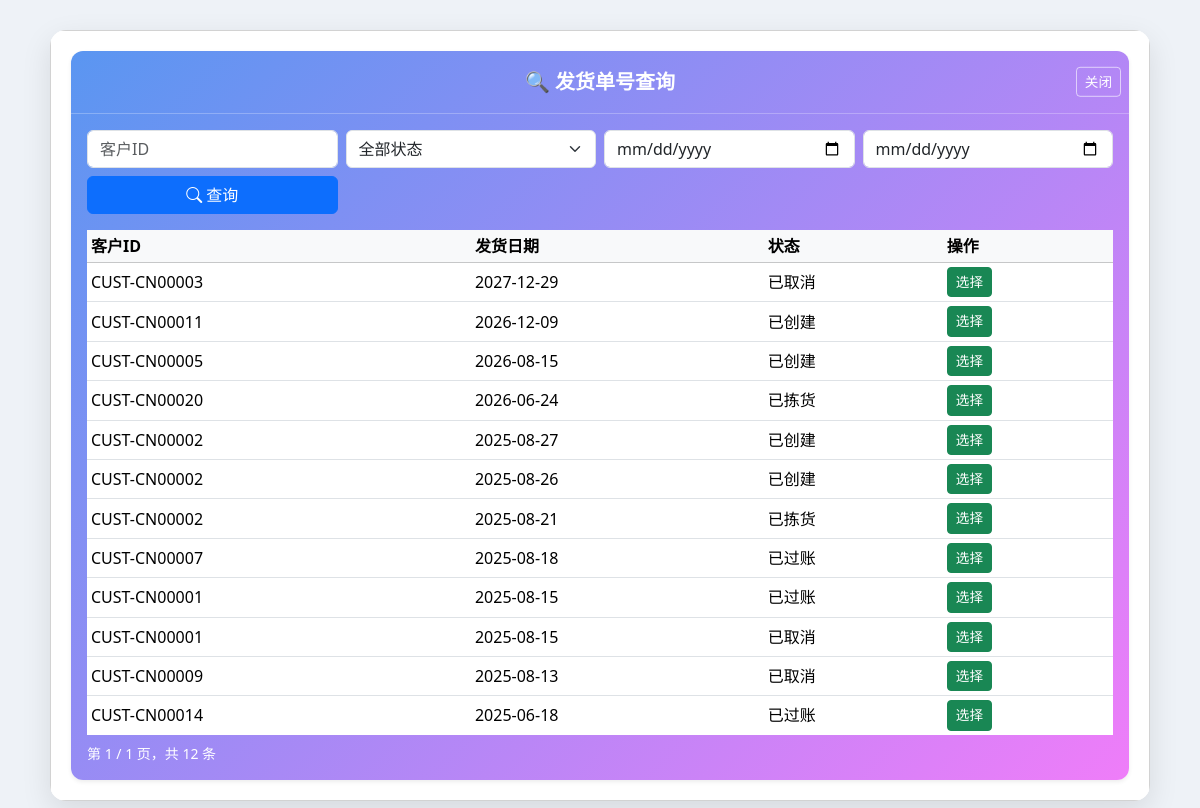
The app's page /delivery/delivery_helper, older data.
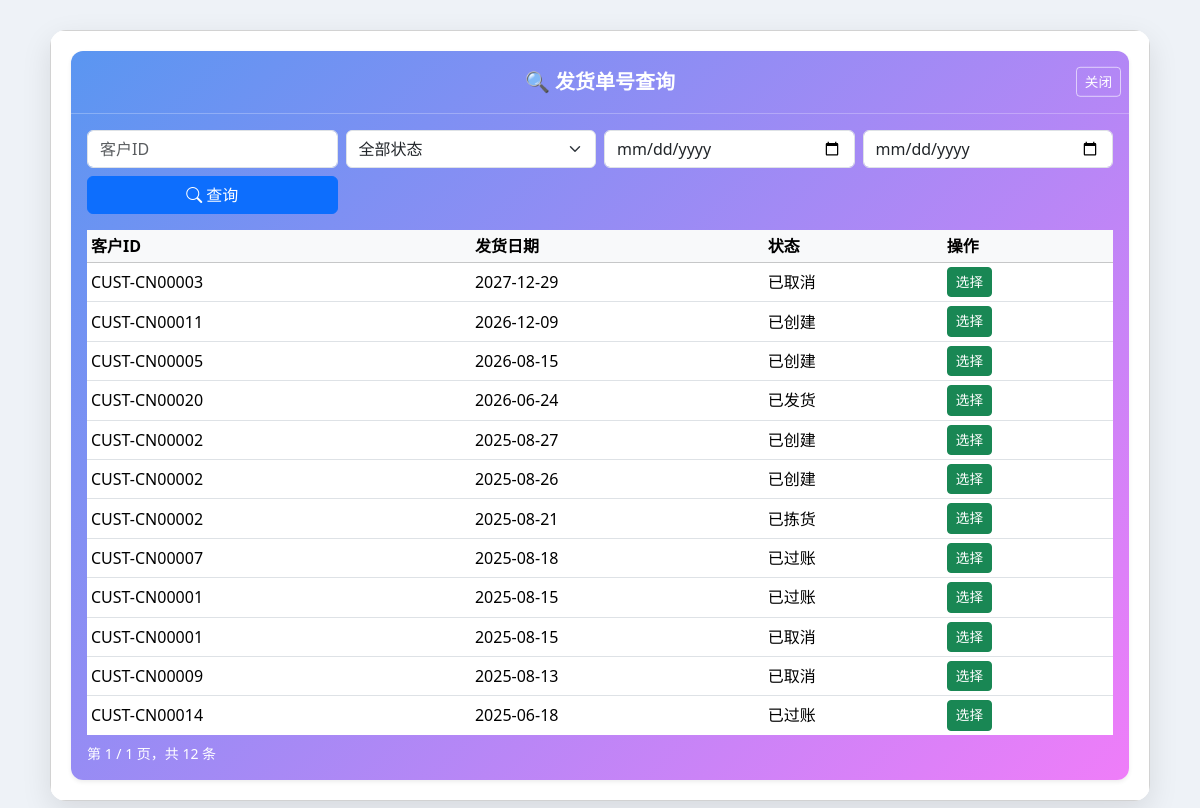
The same page, newer data.
### delivery/models.py (models this page shows)
class DeliveryNote(db.Model):
    __tablename__ = 'DeliveryNote'
    delivery_note_id = db.Column(db.String(255), primary_key=True)
    picking_task_id = db.Column(db.String(255), db.ForeignKey('PickingTask.task_id'), nullable=False)
    sales_order_id = db.Column(db.String(255), db.ForeignKey('SalesOrder.sales_order_id'), nullable=False)
    delivery_date = db.Column(db.DateTime, nullable=False)
    warehouse_code = db.Column(db.String(255), nullable=False)
    status = db.Column(db.Enum(
        '已创建',
        '已拣货',
        '已发货',
        '已过账',
        '已取消'
    ), default='已创建', nullable=False)
    posted_by = db.Column(db.String(255))
    posted_at = db.Column(db.DateTime)
    created_by = db.Column(db.String(255))
    remarks = db.Column(db.Text)
    items = db.relationship('DeliveryItem', backref='delivery_note', cascade='all, delete-orphan', lazy=True)
    sales_order = db.relationship('SalesOrder', backref='delivery_notes')
    picking_task = db.relationship('PickingTask', backref='delivery_note')
    VALID_TRANSITIONS = {
    '已创建': ['已拣货', '已取消'],
    '已拣货': ['已发货', '已取消'],
    '已发货': ['已过账'],
    '已过账': [],
    '已取消': []
    }

### order/models.py (models this page shows)
class SalesOrder(db.Model):
    __tablename__ = 'SalesOrder'
    sales_order_id = db.Column(db.String(255), primary_key=True)
    customer_id = db.Column(db.String(255), nullable=False)
    quotation_id = db.Column(db.String(255))
    order_date = db.Column(db.DateTime, nullable=False)
    required_delivery_date = db.Column(db.Date, nullable=False)
    status = db.Column(db.String(255))
    total_amount = db.Column(db.Numeric, nullable=False)
    credit_check_result = db.Column(db.String(255))
    remarks = db.Column(db.String(255))
    items = db.relationship('OrderItem', backref='order', lazy=True, cascade="all, delete-orphan")

### delivery/views.py (the view)
@delivery_bp.route('/delivery_helper', methods=['GET'])
def delivery_helper():
    q = {
        'delivery_id': request.args.get('delivery_id', '').strip(),
        'sales_order_id': request.args.get('sales_order_id', '').strip(),
        'customer_id': request.args.get('customer_id', '').strip(),
        'status': request.args.get('status', '').strip(),
        'date_from': request.args.get('date_from', '').strip(),
        'date_to': request.args.get('date_to', '').strip(),
    }
    page = request.args.get('page', 1, type=int)
    per_page = request.args.get('per_page', 20, type=int)
    query = DeliveryNote.query.options(joinedload(DeliveryNote.sales_order)).join(
        SalesOrder, DeliveryNote.sales_order_id == SalesOrder.sales_order_id
    )
    filters = []
    if q['delivery_id']:
        filters.append(DeliveryNote.delivery_note_id.ilike(f"%{q['delivery_id']}%"))
    if q['sales_order_id']:
        filters.append(DeliveryNote.sales_order_id.ilike(f"%{q['sales_order_id']}%"))
    if q['customer_id']:
        filters.append(SalesOrder.customer_id.ilike(f"%{q['customer_id']}%"))
    if q['status']:
        filters.append(DeliveryNote.status == q['status'])
    if q['date_from']:
        try:
            df = datetime.strptime(q['date_from'], '%Y-%m-%d')
            filters.append(DeliveryNote.delivery_date >= df)
        except ValueError:
            pass
    if q['date_to']:
        try:
            dt = datetime.strptime(q['date_to'], '%Y-%m-%d') + timedelta(days=1)
            filters.append(DeliveryNote.delivery_date < dt)
        except ValueError:
            pass
    if filters:
        query = query.filter(and_(*filters))
    query = query.order_by(DeliveryNote.delivery_date.desc(), DeliveryNote.delivery_note_id.desc())
    pagination = query.paginate(page=page, per_page=per_page, error_out=False)
    args = request.args.to_dict()
    args.pop('page', None)  # 去掉 page 避免冲突
    return render_template('delivery/delivery_helper.html', items=pagination.items, pagination=pagination, args=args)

### templates/delivery/delivery_helper.html (shortened to what this page needs)
{% extends 'delivery/base_popup.html' %}
{% block content %}
<div class="card gradient-bg shadow-sm">
  <div class="card-header position-relative py-3 text-center">
    <strong class="text-white fs-5">🔍 发货单号查询</strong>
    <button type="button" class="btn btn-sm btn-outline-light position-absolute top-50 end-0 translate-middle-y me-2"
            onclick="window.close()">关闭</button>
  </div>
  <div class="card-body">
    <form method="get" class="row g-2 mb-3">
      <div class="col-md-3">
        <input type="text" name="customer_id" value="{{ request.args.get('customer_id','') }}" class="form-control" placeholder="客户ID">
      </div>
      <div class="col-md-3">
        <select name="status" class="form-select">
          <option value="">全部状态</option>
        </select>
      </div>
      <div class="col-md-3">
        <input type="date" name="date_from" value="{{ request.args.get('date_from','') }}" class="form-control">
      </div>
      <div class="col-md-3">
        <input type="date" name="date_to" value="{{ request.args.get('date_to','') }}" class="form-control">
      </div>
      <div class="col-md-3">
        <button class="btn btn-primary w-100"><i class="bi bi-search"></i> 查询</button>
      </div>
    </form>
    {% if items %}
    <div class="table-responsive" style="max-height: 60vh;">
      <table class="table table-hover table-sm align-middle">
        <thead class="table-light sticky-top">
          <tr>
            <th>客户ID</th>
            <th>发货日期</th>
            <th>状态</th>
            <th>操作</th>
          </tr>
        </thead>
        <tbody>
          {% for r in items %}
          <tr>
            <td>{{ r.sales_order.customer_id if r.sales_order else '-' }}</td>
            <td>{{ r.delivery_date.strftime('%Y-%m-%d') }}</td>
            <td>{{ r.status }}</td>
            <td>
            <button type="button" class="btn btn-success btn-sm"
              data-delivery-note-id="{{ r.delivery_note_id }}"
              onclick="selectDelivery(this)">
              选择
            </button>
            </td>
          </tr>
          {% endfor %}
        </tbody>
      </table>
    </div>
    {% if pagination %}
    <div class="d-flex justify-content-between mt-2">
      <span class="text-white small">第 {{ pagination.page }} / {{ pagination.pages }} 页，共 {{ pagination.total }} 条</span>
    </div>
    {% endif %}
    {% elif request.args %}
    <div class="text-white">没有找到匹配记录</div>
    {% endif %}
  </div>
</div>
{% endblock %}

Row changes from the older to the newer data that the page shows:
changed DeliveryNote "CUST-CN00020": status "已拣货" → "已发货"
